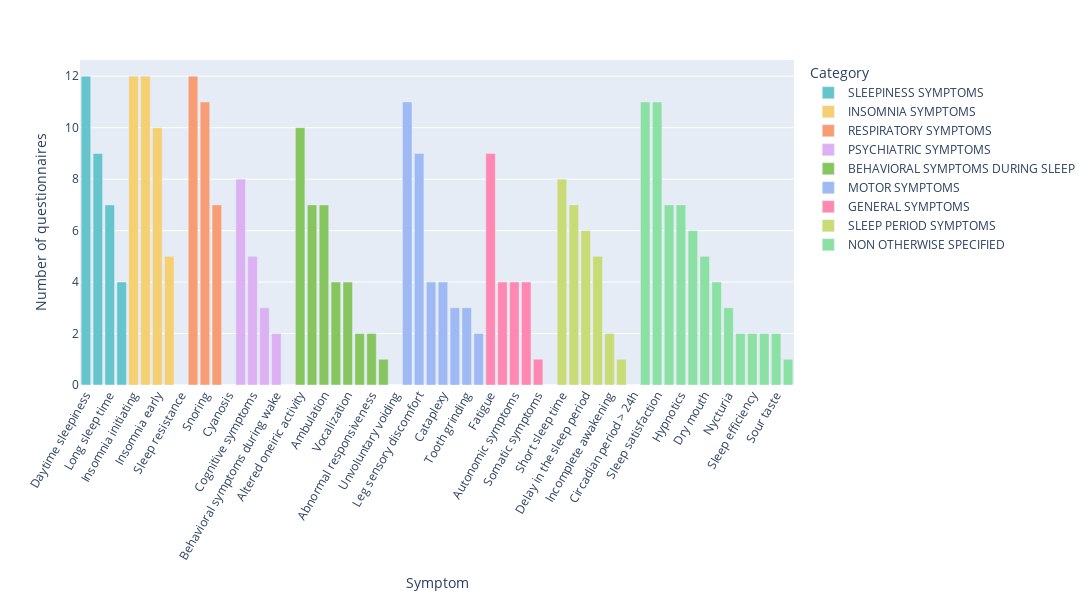

This figure's notebook cell:
### Markdown cell above
### Sorted by category

### Code cell
if df.shape[0] != df['Category'].isnull().sum() : 
    color = 'Category'
else : 
    color = "sum_symptoms"
fig = px.bar(df_questionnaires.sort_values(by=['sum_symptoms','Ab'],ascending = [False,True]),
             x='Symptom',
             y='sum_symptoms',
             color=color,
             labels={'sum_symptoms':'Number of questionnaires'},
             color_discrete_sequence =  px.colors.qualitative.Pastel, # more color palettes available here : https://plotly.com/python/builtin-colors
             category_orders = {'Category':df_questionnaires.sort_values(by='Ab').Category.unique()}
            )
fig.update_layout(xaxis_tickangle=-60,autosize=False, width=1500, height=600)
fig.write_image("figure2_histogram_2.pdf")
fig.show()

### Figure 1 — Plotly figure (JSON) as saved in the notebook; plotly's stock layout.template omitted (floating-point values rounded to 4 significant figures)
{"data": [{"alignmentgroup": "True", "hovertemplate": "Category=SLEEPINESS SYMPTOMS<br>Symptom=%{x}<br>Number of questionnaires=%{y}<extra></extra>", "legendgroup": "SLEEPINESS SYMPTOMS", "marker": {"color": "rgb(102, 197, 204)", "pattern": {"shape": ""}}, "name": "SLEEPINESS SYMPTOMS", "offsetgroup": "SLEEPINESS SYMPTOMS", "orientation": "v", "showlegend": true, "textposition": "auto", "type": "bar", "x": ["Daytime sleepiness", "Lapses into sleep", "Long sleep time", "Sleep inertia"], "xaxis": "x", "y": [12, 9, 7, 4], "yaxis": "y"}, {"alignmentgroup": "True", "hovertemplate": "Category=INSOMNIA SYMPTOMS<br>Symptom=%{x}<br>Number of questionnaires=%{y}<extra></extra>", "legendgroup": "INSOMNIA SYMPTOMS", "marker": {"color": "rgb(246, 207, 113)", "pattern": {"shape": ""}}, "name": "INSOMNIA SYMPTOMS", "offsetgroup": "INSOMNIA SYMPTOMS", "orientation": "v", "showlegend": true, "textposition": "auto", "type": "bar", "x": ["Insomnia initiating", "Insomnia maintaining", "Insomnia early", "Non restorative sleep", "Sleep resistance"], "xaxis": "x", "y": [12, 12, 10, 5, 0], "yaxis": "y"}, {"alignmentgroup": "True", "hovertemplate": "Category=RESPIRATORY SYMPTOMS<br>Symptom=%{x}<br>Number of questionnaires=%{y}<extra></extra>", "legendgroup": "RESPIRATORY SYMPTOMS", "marker": {"color": "rgb(248, 156, 116)", "pattern": {"shape": ""}}, "name": "RESPIRATORY SYMPTOMS", "offsetgroup": "RESPIRATORY SYMPTOMS", "orientation": "v", "showlegend": true, "textposition": "auto", "type": "bar", "x": ["Breath abnormalities complaint", "Snoring", "Breath abnormalities observation", "Cyanosis"], "xaxis": "x", "y": [12, 11, 7, 0], "yaxis": "y"}, {"alignmentgroup": "True", "hovertemplate": "Category=PSYCHIATRIC SYMPTOMS<br>Symptom=%{x}<br>Number of questionnaires=%{y}<extra></extra>", "legendgroup": "PSYCHIATRIC SYMPTOMS", "marker": {"color": "rgb(220, 176, 242)", "pattern": {"shape": ""}}, "name": "PSYCHIATRIC SYMPTOMS", "offsetgroup": "PSYCHIATRIC SYMPTOMS", "orientation": "v", "showlegend": true, "textposition": "auto", "type": "bar", "x": ["Affective symptoms", "Cognitive symptoms", "Hallucination", "Behavioral symptoms during wake", "Altered perception"], "xaxis": "x", "y": [8, 5, 3, 2, 0], "yaxis": "y"}, {"alignmentgroup": "True", "hovertemplate": "Category=BEHAVIORAL SYMPTOMS DURING SLEEP<br>Symptom=%{x}<br>Number of questionnaires=%{y}<extra></extra>", "legendgroup": "BEHAVIORAL SYMPTOMS DURING SLEEP", "marker": {"color": "rgb(135, 197, 95)", "pattern": {"shape": ""}}, "name": "BEHAVIORAL SYMPTOMS DURING SLEEP", "offsetgroup": "BEHAVIORAL SYMPTOMS DURING SLEEP", "orientation": "v", "showlegend": true, "textposition": "auto", "type": "bar", "x": ["Altered oneiric activity", "Behavioral symptoms during sleep", "Ambulation", "Amnesia", "Vocalization", "Eating symptoms", "Abnormal responsiveness", "Normal responsiveness", "Unvoluntary voiding"], "xaxis": "x", "y": [10, 7, 7, 4, 4, 2, 2, 1, 0], "yaxis": "y"}, {"alignmentgroup": "True", "hovertemplate": "Category=MOTOR SYMPTOMS<br>Symptom=%{x}<br>Number of questionnaires=%{y}<extra></extra>", "legendgroup": "MOTOR SYMPTOMS", "marker": {"color": "rgb(158, 185, 243)", "pattern": {"shape": ""}}, "name": "MOTOR SYMPTOMS", "offsetgroup": "MOTOR SYMPTOMS", "orientation": "v", "showlegend": true, "textposition": "auto", "type": "bar", "x": ["Legs movement", "Leg sensory discomfort", "Myoclonic jerks", "Cataplexy", "Motor paralysis", "Tooth grinding", "Rhythmic movement"], "xaxis": "x", "y": [11, 9, 4, 4, 3, 3, 2], "yaxis": "y"}, {"alignmentgroup": "True", "hovertemplate": "Category=GENERAL SYMPTOMS<br>Symptom=%{x}<br>Number of questionnaires=%{y}<extra></extra>", "legendgroup": "GENERAL SYMPTOMS", "marker": {"color": "rgb(254, 136, 177)", "pattern": {"shape": ""}}, "name": "GENERAL SYMPTOMS", "offsetgroup": "GENERAL SYMPTOMS", "orientation": "v", "showlegend": true, "textposition": "auto", "type": "bar", "x": ["Fatigue", "Fright behavior", "Autonomic symptoms", "Headache", "Somatic symptoms", "Malaise"], "xaxis": "x", "y": [9, 4, 4, 4, 1, 0], "yaxis": "y"}, {"alignmentgroup": "True", "hovertemplate": "Category=SLEEP PERIOD SYMPTOMS<br>Symptom=%{x}<br>Number of questionnaires=%{y}<extra></extra>", "legendgroup": "SLEEP PERIOD SYMPTOMS", "marker": {"color": "rgb(201, 219, 116)", "pattern": {"shape": ""}}, "name": "SLEEP PERIOD SYMPTOMS", "offsetgroup": "SLEEP PERIOD SYMPTOMS", "orientation": "v", "showlegend": true, "textposition": "auto", "type": "bar", "x": ["Short sleep time", "Disturbed sleep period", "Delay in the sleep period", "Advance in the sleep period", "Incomplete awakening", "Absent of major sleep period", "Circadian period > 24h"], "xaxis": "x", "y": [8, 7, 6, 5, 2, 1, 0], "yaxis": "y"}, {"alignmentgroup": "True", "hovertemplate": "Category=NON OTHERWISE SPECIFIED<br>Symptom=%{x}<br>Number of questionnaires=%{y}<extra></extra>", "legendgroup": "NON OTHERWISE SPECIFIED", "marker": {"color": "rgb(139, 224, 164)", "pattern": {"shape": ""}}, "name": "NON OTHERWISE SPECIFIED", "offsetgroup": "NON OTHERWISE SPECIFIED", "orientation": "v", "showlegend": true, "textposition": "auto", "type": "bar", "x": ["Functional repercussions", "Sleep satisfaction", "Worries", "Hypnotics", "Pain", "Dry mouth", "Sweating", "Nycturia", "Sleep needs", "Sleep efficiency", "Psychostimulants", "Sour taste", "Hot/cool sensation"], "xaxis": "x", "y": [11, 11, 7, 7, 6, 5, 4, 3, 2, 2, 2, 2, 1], "yaxis": "y"}], "layout": {"autosize": false, "barmode": "relative", "height": 600, "legend": {"title": {"text": "Category"}, "tracegroupgap": 0}, "margin": {"t": 60}, "width": 1500, "xaxis": {"anchor": "y", "domain": [0, 1], "tickangle": -60, "title": {"text": "Symptom"}}, "yaxis": {"anchor": "x", "domain": [0, 1], "title": {"text": "Number of questionnaires"}}}}
